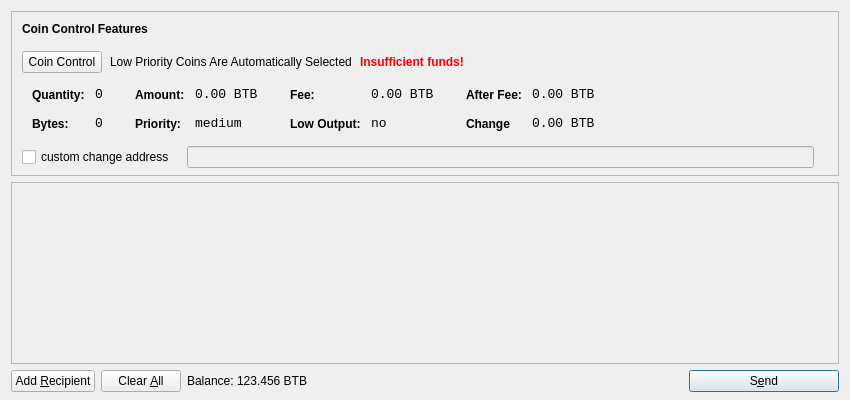
<?xml version="1.0" encoding="UTF-8"?>
<ui version="4.0">
 <class>SendCoinsDialog</class>
 <widget class="QDialog" name="SendCoinsDialog">
<!--
  <property name="styleSheet">
   <string notr="true">QWidget{background-color: qradialgradient(spread:pad, cx:0.5, cy:0.5, radius:0.5, fx:0.5, fy:0.5, stop:0 rgba(255, 213,127, 206), stop:0.35 rgba(255, 213,127, 80), stop:0.4 rgba(255, 213,127, 80), stop:0.425 rgba(255, 213, 132, 156), stop:0.44 rgba(255, 233, 128, 80), stop:1 rgba(255, 255, 255, 0)); color yellow} QMenu{background-color:rgb(255,233,142); color:black; border: 2px solid darkgrey; padding: 2px 10px 2px 10px} QToolTip{background-color:rgb(255,233,142); color:black; border: 2px solid darkgrey; padding: 2px 10px 2px 10px} QLabel{background-color:rgba(255,255,255,0)} QPushButton{padding: 2px 10px 2px 10px; background-color:rgb(255,213,132); color:black; border-style: outset; border-width: 2px; border-radius: 10px; border-color: darkgrey}</string>
  </property>
-->
  <property name="geometry">
   <rect>
    <x>0</x>
    <y>0</y>
    <width>850</width>
    <height>400</height>
   </rect>
  </property>
  <property name="font">
   <font>
    <family>Ubuntu</family>
   </font>
  </property>
  <property name="windowTitle">
   <string>Send Coins</string>
  </property>
  <layout class="QVBoxLayout" name="verticalLayout" stretch="0,1,0">
   <property name="bottomMargin">
    <number>8</number>
   </property>
   <item>
    <widget class="QFrame" name="frameCoinControl">
     <property name="sizePolicy">
      <sizepolicy hsizetype="Expanding" vsizetype="Expanding">
       <horstretch>0</horstretch>
       <verstretch>0</verstretch>
      </sizepolicy>
     </property>
     <property name="maximumSize">
      <size>
       <width>16777215</width>
       <height>16777215</height>
      </size>
     </property>
     <property name="frameShape">
      <enum>QFrame::StyledPanel</enum>
     </property>
     <property name="frameShadow">
      <enum>QFrame::Sunken</enum>
     </property>
     <layout class="QVBoxLayout" name="verticalLayoutCoinControl2">
      <property name="spacing">
       <number>6</number>
      </property>
      <property name="leftMargin">
       <number>0</number>
      </property>
      <property name="topMargin">
       <number>0</number>
      </property>
      <property name="rightMargin">
       <number>0</number>
      </property>
      <property name="bottomMargin">
       <number>6</number>
      </property>
      <item>
       <layout class="QVBoxLayout" name="verticalLayoutCoinControl" stretch="0,0,0,0,1">
        <property name="spacing">
         <number>0</number>
        </property>
        <property name="leftMargin">
         <number>10</number>
        </property>
        <property name="topMargin">
         <number>10</number>
        </property>
        <item>
         <layout class="QHBoxLayout" name="horizontalLayoutCoinControl1">
          <property name="bottomMargin">
           <number>15</number>
          </property>
          <item>
           <widget class="QLabel" name="labelCoinControlFeatures">
            <property name="sizePolicy">
             <sizepolicy hsizetype="Preferred" vsizetype="Maximum">
              <horstretch>0</horstretch>
              <verstretch>0</verstretch>
             </sizepolicy>
            </property>
            <property name="font">
             <font>
              <weight>75</weight>
              <bold>true</bold>
             </font>
            </property>
            <property name="styleSheet">
             <string notr="true">font-weight:bold;</string>
            </property>
            <property name="text">
             <string>Coin Control Features</string>
            </property>
           </widget>
          </item>
         </layout>
        </item>
        <item>
         <layout class="QHBoxLayout" name="horizontalLayoutCoinControl2" stretch="0,0,0,0">
          <property name="spacing">
           <number>8</number>
          </property>
          <property name="bottomMargin">
           <number>10</number>
          </property>
          <item>
           <widget class="QPushButton" name="pushButtonCoinControl">
<!--
            <property name="styleSheet">
             <string notr="true"/>
            </property>
-->
            <property name="text">
             <string>Coin Control</string>
            </property>
           </widget>
          </item>
          <item>
           <widget class="QLabel" name="labelCoinControlAutomaticallySelected">
            <property name="text">
             <string>Low Priority Coins Are Automatically Selected</string>
            </property>
            <property name="margin">
             <number>5</number>
            </property>
           </widget>
          </item>
          <item>
           <widget class="QLabel" name="labelCoinControlInsuffFunds">
            <property name="font">
             <font>
              <weight>75</weight>
              <bold>true</bold>
             </font>
            </property>
            <property name="styleSheet">
             <string notr="true">color:red;font-weight:bold;</string>
            </property>
            <property name="text">
             <string>Insufficient funds!</string>
            </property>
            <property name="margin">
             <number>5</number>
            </property>
           </widget>
          </item>
          <item>
           <spacer name="horizontalSpacerCoinControl">
            <property name="orientation">
             <enum>Qt::Horizontal</enum>
            </property>
            <property name="sizeHint" stdset="0">
             <size>
              <width>40</width>
              <height>1</height>
             </size>
            </property>
           </spacer>
          </item>
         </layout>
        </item>
        <item>
         <widget class="QWidget" name="widgetCoinControl" native="true">
          <property name="sizePolicy">
           <sizepolicy hsizetype="Preferred" vsizetype="Preferred">
            <horstretch>0</horstretch>
            <verstretch>0</verstretch>
           </sizepolicy>
          </property>
          <property name="minimumSize">
           <size>
            <width>0</width>
            <height>0</height>
           </size>
          </property>
          <property name="styleSheet">
           <string notr="true"/>
          </property>
          <layout class="QHBoxLayout" name="horizontalLayoutCoinControl5">
           <property name="margin">
            <number>0</number>
           </property>
           <item>
            <layout class="QHBoxLayout" name="horizontalLayoutCoinControl3" stretch="0,0,0,1">
             <property name="spacing">
              <number>20</number>
             </property>
             <property name="topMargin">
              <number>0</number>
             </property>
             <property name="bottomMargin">
              <number>10</number>
             </property>
             <item>
              <layout class="QFormLayout" name="formLayoutCoinControl1">
               <property name="horizontalSpacing">
                <number>10</number>
               </property>
               <property name="verticalSpacing">
                <number>14</number>
               </property>
               <property name="leftMargin">
                <number>10</number>
               </property>
               <property name="topMargin">
                <number>4</number>
               </property>
               <property name="rightMargin">
                <number>6</number>
               </property>
               <item row="0" column="0">
                <widget class="QLabel" name="labelCoinControlQuantityText">
                 <property name="styleSheet">
                  <string notr="true">font-weight:bold;</string>
                 </property>
                 <property name="text">
                  <string>Quantity:</string>
                 </property>
                 <property name="margin">
                  <number>0</number>
                 </property>
                </widget>
               </item>
               <item row="0" column="1">
                <widget class="QLabel" name="labelCoinControlQuantity">
                 <property name="font">
                  <font>
                   <family>Monospace</family>
                   <pointsize>10</pointsize>
                  </font>
                 </property>
                 <property name="cursor">
                  <cursorShape>IBeamCursor</cursorShape>
                 </property>
                 <property name="contextMenuPolicy">
                  <enum>Qt::ActionsContextMenu</enum>
                 </property>
                 <property name="text">
                  <string>0</string>
                 </property>
                 <property name="margin">
                  <number>0</number>
                 </property>
                 <property name="textInteractionFlags">
                  <set>Qt::LinksAccessibleByMouse|Qt::TextSelectableByKeyboard|Qt::TextSelectableByMouse</set>
                 </property>
                </widget>
               </item>
               <item row="1" column="0">
                <widget class="QLabel" name="labelCoinControlBytesText">
                 <property name="styleSheet">
                  <string notr="true">font-weight:bold;</string>
                 </property>
                 <property name="text">
                  <string>Bytes:</string>
                 </property>
                </widget>
               </item>
               <item row="1" column="1">
                <widget class="QLabel" name="labelCoinControlBytes">
                 <property name="font">
                  <font>
                   <family>Monospace</family>
                   <pointsize>10</pointsize>
                  </font>
                 </property>
                 <property name="cursor">
                  <cursorShape>IBeamCursor</cursorShape>
                 </property>
                 <property name="contextMenuPolicy">
                  <enum>Qt::ActionsContextMenu</enum>
                 </property>
                 <property name="text">
                  <string>0</string>
                 </property>
                 <property name="textInteractionFlags">
                  <set>Qt::LinksAccessibleByMouse|Qt::TextSelectableByKeyboard|Qt::TextSelectableByMouse</set>
                 </property>
                </widget>
               </item>
              </layout>
             </item>
             <item>
              <layout class="QFormLayout" name="formLayoutCoinControl2">
               <property name="horizontalSpacing">
                <number>10</number>
               </property>
               <property name="verticalSpacing">
                <number>14</number>
               </property>
               <property name="leftMargin">
                <number>6</number>
               </property>
               <property name="topMargin">
                <number>4</number>
               </property>
               <property name="rightMargin">
                <number>6</number>
               </property>
               <item row="0" column="0">
                <widget class="QLabel" name="labelCoinControlAmountText">
                 <property name="styleSheet">
                  <string notr="true">font-weight:bold;</string>
                 </property>
                 <property name="text">
                  <string>Amount:</string>
                 </property>
                 <property name="margin">
                  <number>0</number>
                 </property>
                </widget>
               </item>
               <item row="0" column="1">
                <widget class="QLabel" name="labelCoinControlAmount">
                 <property name="font">
                  <font>
                   <family>Monospace</family>
                   <pointsize>10</pointsize>
                  </font>
                 </property>
                 <property name="cursor">
                  <cursorShape>IBeamCursor</cursorShape>
                 </property>
                 <property name="contextMenuPolicy">
                  <enum>Qt::ActionsContextMenu</enum>
                 </property>
                 <property name="text">
                  <string>0.00 BTB</string>
                 </property>
                 <property name="textInteractionFlags">
                  <set>Qt::LinksAccessibleByMouse|Qt::TextSelectableByKeyboard|Qt::TextSelectableByMouse</set>
                 </property>
                </widget>
               </item>
               <item row="1" column="0">
                <widget class="QLabel" name="labelCoinControlPriorityText">
                 <property name="styleSheet">
                  <string notr="true">font-weight:bold;</string>
                 </property>
                 <property name="text">
                  <string>Priority:</string>
                 </property>
                </widget>
               </item>
               <item row="1" column="1">
                <widget class="QLabel" name="labelCoinControlPriority">
                 <property name="font">
                  <font>
                   <family>Monospace</family>
                   <pointsize>10</pointsize>
                  </font>
                 </property>
                 <property name="cursor">
                  <cursorShape>IBeamCursor</cursorShape>
                 </property>
                 <property name="contextMenuPolicy">
                  <enum>Qt::ActionsContextMenu</enum>
                 </property>
                 <property name="text">
                  <string>medium</string>
                 </property>
                 <property name="textInteractionFlags">
                  <set>Qt::LinksAccessibleByMouse|Qt::TextSelectableByKeyboard|Qt::TextSelectableByMouse</set>
                 </property>
                </widget>
               </item>
              </layout>
             </item>
             <item>
              <layout class="QFormLayout" name="formLayoutCoinControl3">
               <property name="horizontalSpacing">
                <number>10</number>
               </property>
               <property name="verticalSpacing">
                <number>14</number>
               </property>
               <property name="leftMargin">
                <number>6</number>
               </property>
               <property name="topMargin">
                <number>4</number>
               </property>
               <property name="rightMargin">
                <number>6</number>
               </property>
               <item row="0" column="0">
                <widget class="QLabel" name="labelCoinControlFeeText">
                 <property name="styleSheet">
                  <string notr="true">font-weight:bold;</string>
                 </property>
                 <property name="text">
                  <string>Fee:</string>
                 </property>
                 <property name="margin">
                  <number>0</number>
                 </property>
                </widget>
               </item>
               <item row="0" column="1">
                <widget class="QLabel" name="labelCoinControlFee">
                 <property name="font">
                  <font>
                   <family>Monospace</family>
                   <pointsize>10</pointsize>
                  </font>
                 </property>
                 <property name="cursor">
                  <cursorShape>IBeamCursor</cursorShape>
                 </property>
                 <property name="contextMenuPolicy">
                  <enum>Qt::ActionsContextMenu</enum>
                 </property>
                 <property name="text">
                  <string>0.00 BTB</string>
                 </property>
                 <property name="textInteractionFlags">
                  <set>Qt::LinksAccessibleByMouse|Qt::TextSelectableByKeyboard|Qt::TextSelectableByMouse</set>
                 </property>
                </widget>
               </item>
               <item row="1" column="0">
                <widget class="QLabel" name="labelCoinControlLowOutputText">
                 <property name="styleSheet">
                  <string notr="true">font-weight:bold;</string>
                 </property>
                 <property name="text">
                  <string>Low Output:</string>
                 </property>
                </widget>
               </item>
               <item row="1" column="1">
                <widget class="QLabel" name="labelCoinControlLowOutput">
                 <property name="font">
                  <font>
                   <family>Monospace</family>
                   <pointsize>10</pointsize>
                  </font>
                 </property>
                 <property name="cursor">
                  <cursorShape>IBeamCursor</cursorShape>
                 </property>
                 <property name="contextMenuPolicy">
                  <enum>Qt::ActionsContextMenu</enum>
                 </property>
                 <property name="text">
                  <string>no</string>
                 </property>
                 <property name="textInteractionFlags">
                  <set>Qt::LinksAccessibleByMouse|Qt::TextSelectableByKeyboard|Qt::TextSelectableByMouse</set>
                 </property>
                </widget>
               </item>
              </layout>
             </item>
             <item>
              <layout class="QFormLayout" name="formLayoutCoinControl4">
               <property name="horizontalSpacing">
                <number>10</number>
               </property>
               <property name="verticalSpacing">
                <number>14</number>
               </property>
               <property name="leftMargin">
                <number>6</number>
               </property>
               <property name="topMargin">
                <number>4</number>
               </property>
               <property name="rightMargin">
                <number>6</number>
               </property>
               <item row="0" column="0">
                <widget class="QLabel" name="labelCoinControlAfterFeeText">
                 <property name="styleSheet">
                  <string notr="true">font-weight:bold;</string>
                 </property>
                 <property name="text">
                  <string>After Fee:</string>
                 </property>
                 <property name="margin">
                  <number>0</number>
                 </property>
                </widget>
               </item>
               <item row="0" column="1">
                <widget class="QLabel" name="labelCoinControlAfterFee">
                 <property name="font">
                  <font>
                   <family>Monospace</family>
                   <pointsize>10</pointsize>
                  </font>
                 </property>
                 <property name="cursor">
                  <cursorShape>IBeamCursor</cursorShape>
                 </property>
                 <property name="contextMenuPolicy">
                  <enum>Qt::ActionsContextMenu</enum>
                 </property>
                 <property name="text">
                  <string>0.00 BTB</string>
                 </property>
                 <property name="textInteractionFlags">
                  <set>Qt::LinksAccessibleByMouse|Qt::TextSelectableByKeyboard|Qt::TextSelectableByMouse</set>
                 </property>
                </widget>
               </item>
               <item row="1" column="0">
                <widget class="QLabel" name="labelCoinControlChangeText">
                 <property name="styleSheet">
                  <string notr="true">font-weight:bold;</string>
                 </property>
                 <property name="text">
                  <string>Change</string>
                 </property>
                </widget>
               </item>
               <item row="1" column="1">
                <widget class="QLabel" name="labelCoinControlChange">
                 <property name="font">
                  <font>
                   <family>Monospace</family>
                   <pointsize>10</pointsize>
                  </font>
                 </property>
                 <property name="cursor">
                  <cursorShape>IBeamCursor</cursorShape>
                 </property>
                 <property name="contextMenuPolicy">
                  <enum>Qt::ActionsContextMenu</enum>
                 </property>
                 <property name="text">
                  <string>0.00 BTB</string>
                 </property>
                 <property name="textInteractionFlags">
                  <set>Qt::LinksAccessibleByMouse|Qt::TextSelectableByKeyboard|Qt::TextSelectableByMouse</set>
                 </property>
                </widget>
               </item>
              </layout>
             </item>
            </layout>
           </item>
          </layout>
         </widget>
        </item>
        <item>
         <layout class="QHBoxLayout" name="horizontalLayoutCoinControl4" stretch="0,0,0">
          <property name="spacing">
           <number>12</number>
          </property>
          <property name="sizeConstraint">
           <enum>QLayout::SetDefaultConstraint</enum>
          </property>
          <property name="topMargin">
           <number>5</number>
          </property>
          <property name="rightMargin">
           <number>5</number>
          </property>
          <item>
           <widget class="QCheckBox" name="checkBoxCoinControlChange">
            <property name="text">
             <string>custom change address</string>
            </property>
           </widget>
          </item>
          <item>
           <widget class="QLineEdit" name="lineEditCoinControlChange">
            <property name="styleSheet">
             <string notr="true">QMenu{padding: 2px 10px 2px 10px;background-color:rgb(235,227,181);border:2px solid grey}</string>
            </property>
            <property name="enabled">
             <bool>false</bool>
            </property>
            <property name="sizePolicy">
             <sizepolicy hsizetype="Expanding" vsizetype="Fixed">
              <horstretch>0</horstretch>
              <verstretch>0</verstretch>
             </sizepolicy>
            </property>
           </widget>
          </item>
          <item>
           <widget class="QLabel" name="labelCoinControlChangeLabel">
            <property name="sizePolicy">
             <sizepolicy hsizetype="Preferred" vsizetype="Expanding">
              <horstretch>0</horstretch>
              <verstretch>0</verstretch>
             </sizepolicy>
            </property>
            <property name="minimumSize">
             <size>
              <width>0</width>
              <height>0</height>
             </size>
            </property>
            <property name="text">
             <string/>
            </property>
            <property name="margin">
             <number>3</number>
            </property>
           </widget>
          </item>
         </layout>
        </item>
        <item>
         <spacer name="verticalSpacerCoinControl">
          <property name="orientation">
           <enum>Qt::Vertical</enum>
          </property>
          <property name="sizeHint" stdset="0">
           <size>
            <width>800</width>
            <height>1</height>
           </size>
          </property>
         </spacer>
        </item>
       </layout>
      </item>
     </layout>
    </widget>
   </item>
   <item>
    <widget class="QScrollArea" name="scrollArea">
<!--
     <property name="styleSheet">
      <string notr="true">QMenu{padding: 2px 10px 2px 10px;background-color:rgb(235,227,181);border:2px solid grey} QPushButton{background-color:rgb(255,213,132); color:black; border-style: outset; border-width: 2px; border-radius: 10px; border-color: darkgrey}</string>
     </property>
-->
     <property name="widgetResizable">
      <bool>true</bool>
     </property>
     <widget class="QWidget" name="scrollAreaWidgetContents">
      <property name="geometry">
       <rect>
        <x>0</x>
        <y>0</y>
        <width>830</width>
        <height>152</height>
       </rect>
      </property>
      <layout class="QVBoxLayout" name="verticalLayout_2">
       <property name="margin">
        <number>0</number>
       </property>
       <item>
        <layout class="QVBoxLayout" name="entries">
         <property name="spacing">
          <number>6</number>
         </property>
        </layout>
       </item>
       <item>
        <spacer name="verticalSpacer">
         <property name="orientation">
          <enum>Qt::Vertical</enum>
         </property>
         <property name="sizeHint" stdset="0">
          <size>
           <width>20</width>
           <height>40</height>
          </size>
         </property>
        </spacer>
       </item>
      </layout>
     </widget>
    </widget>
   </item>
   <item>
    <layout class="QHBoxLayout" name="horizontalLayout">
     <item>
      <widget class="QPushButton" name="addButton">
       <property name="toolTip">
        <string>Send to multiple recipients at once</string>
       </property>
       <property name="text">
        <string>Add &amp;Recipient</string>
       </property>
       <property name="icon">
        <iconset resource="../bitcoin.qrc">
         <normaloff>:/icons/add</normaloff>:/icons/add</iconset>
       </property>
       <property name="autoDefault">
        <bool>false</bool>
       </property>
      </widget>
     </item>
     <item>
      <widget class="QPushButton" name="clearButton">
       <property name="sizePolicy">
        <sizepolicy hsizetype="Minimum" vsizetype="Fixed">
         <horstretch>0</horstretch>
         <verstretch>0</verstretch>
        </sizepolicy>
       </property>
       <property name="toolTip">
        <string>Remove all transaction fields</string>
       </property>
       <property name="text">
        <string>Clear &amp;All</string>
       </property>
       <property name="icon">
        <iconset resource="../bitcoin.qrc">
         <normaloff>:/icons/remove</normaloff>:/icons/remove</iconset>
       </property>
       <property name="autoRepeatDelay">
        <number>300</number>
       </property>
       <property name="autoDefault">
        <bool>false</bool>
       </property>
      </widget>
     </item>
     <item>
      <layout class="QHBoxLayout" name="horizontalLayout_2">
       <property name="spacing">
        <number>3</number>
       </property>
       <item>
        <widget class="QLabel" name="label">
         <property name="text">
          <string>Balance:</string>
         </property>
        </widget>
       </item>
       <item>
        <widget class="QLabel" name="labelBalance">
         <property name="cursor">
          <cursorShape>IBeamCursor</cursorShape>
         </property>
         <property name="text">
          <string>123.456 BTB</string>
         </property>
         <property name="textInteractionFlags">
          <set>Qt::LinksAccessibleByMouse|Qt::TextSelectableByKeyboard|Qt::TextSelectableByMouse</set>
         </property>
        </widget>
       </item>
      </layout>
     </item>
     <item>
      <spacer name="horizontalSpacer">
       <property name="orientation">
        <enum>Qt::Horizontal</enum>
       </property>
       <property name="sizeHint" stdset="0">
        <size>
         <width>40</width>
         <height>20</height>
        </size>
       </property>
      </spacer>
     </item>
     <item>
      <widget class="QPushButton" name="sendButton">
       <property name="minimumSize">
        <size>
         <width>150</width>
         <height>0</height>
        </size>
       </property>
       <property name="toolTip">
        <string>Confirm the send action</string>
       </property>
       <property name="text">
        <string>S&amp;end</string>
       </property>
       <property name="icon">
        <iconset resource="../bitcoin.qrc">
         <normaloff>:/icons/send</normaloff>:/icons/send</iconset>
       </property>
       <property name="default">
        <bool>true</bool>
       </property>
      </widget>
     </item>
    </layout>
   </item>
  </layout>
 </widget>
 <resources>
  <include location="../bitcoin.qrc"/>
 </resources>
 <connections/>
</ui>
